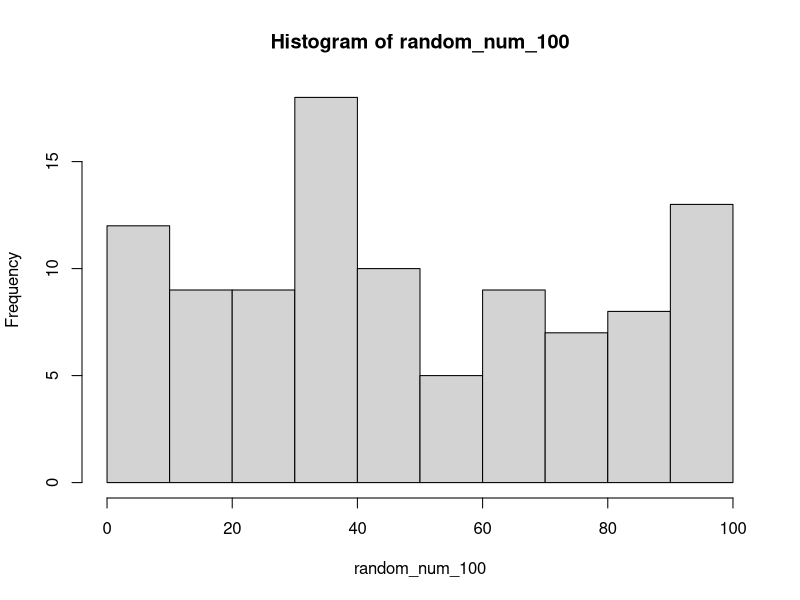
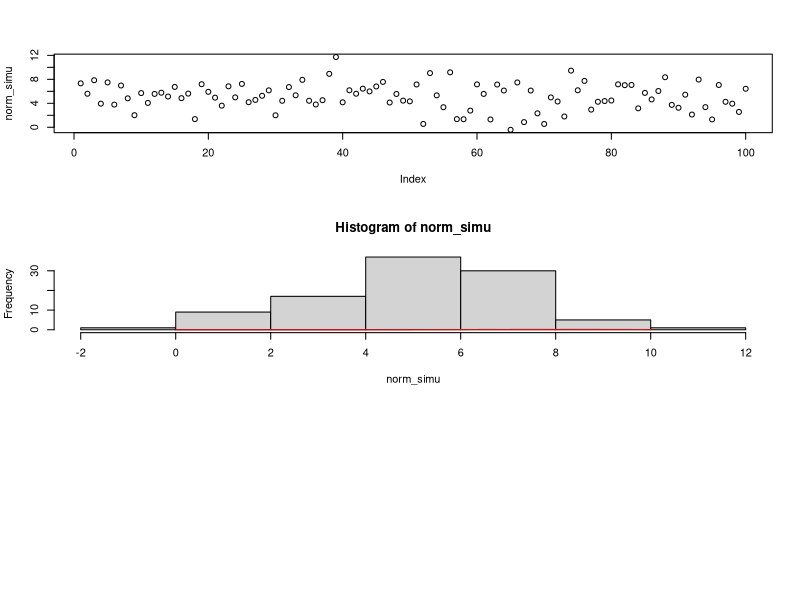
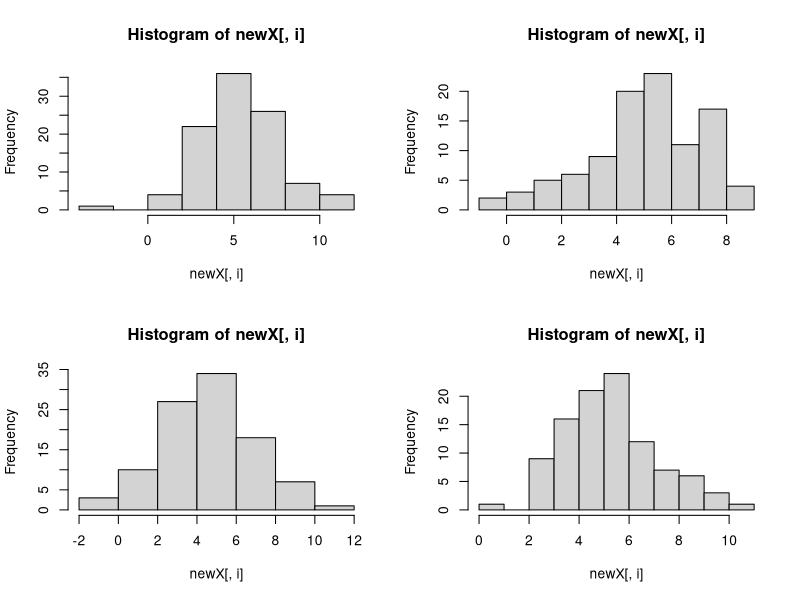

Source code (R) for these figures, in order:
# MONTE CARLO SIMULATION 

# SOME IMPORTANT TERMS:
## FUNCTIONS FOR PROBABLITY DISTRUBUTION 
# rnorm: generate random normal varaints with a given mean and standard deviation
# dnorm: evaluvate the normal probablity density 
# pnorm: evaluvate the cumulative distribution function for a normal distribution 
# rpois: generate random poisson variates with given rate 
# poisson: is a discrete probablity distribution that expresses the probablity of a given number
# of events occuring in fix interval of time 

# runif function for random numbers 
# n = range
# min = minimum limit
# max = maximum limit 

runif(n=100,min = 1,max = 100)
#runif(n = 100)  # so here random number generation will be between 1 to 10 but 
# it will generate 1000 random numbers between 1 - 10 

# Lets plot a histogram to know the range of the random numbers
random_num_100 <- runif(n=100,min = 1,max = 100)
hist(random_num_100)

# mean of the random numbers 
mean(random_num_100)
sd(random_num_100)   # standard deviation

# sd or standard deviation: is measure of amount of variance or dispersion of a set of value
# 

norm_simu <- rnorm(n = 100, mean = 5, sd = 2)
norm_simu

par(mfrow=c(3,1))   # par function to include nrows and ncoloumns
plot(norm_simu)
hist(norm_simu)
#hist(norm_simu, freq = F)
curve(dnorm(x, mean = 8,sd = 2),from = 0,to = 10, add = T,col = "red")

# Summary statistics
mean(norm_simu)
sd(norm_simu)


# replicate() is like for loop replicate the process for given n times 
norm_sim_all <- replicate(n = 4, rnorm(n = 100, mean = 5, sd = 2))
print(norm_sim_all)

par(mfrow=c(2,2))
apply(X = norm_sim_all,MARGIN = 2, FUN = hist)
apply(X = norm_sim_all,MARGIN = 2, FUN = mean)
apply(X = norm_sim_all,MARGIN = 2, FUN = sd)

# apply is a r function which works like for or while loop in r 
# it is use in r to decrease the codelines








